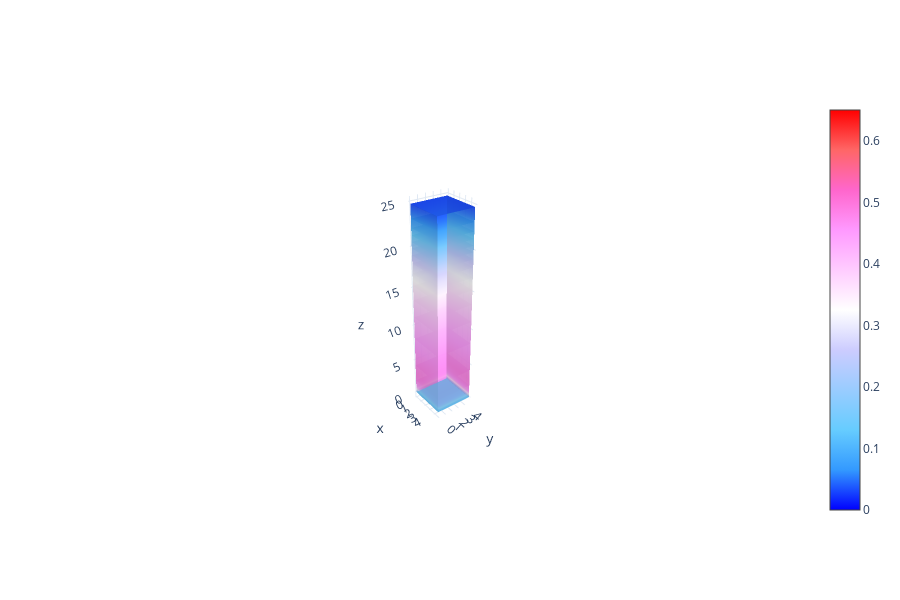

Notebook cell for this chart:
### Code cell
X, Y, Z = np.array(phAr.iloc[:,0]), np.array(phAr.iloc[:,1]), np.array(phAr.iloc[:,2])
vol = np.array(phAr.iloc[:,3])

Lz_max = 25
vol = vol[Z < Lz_max]
X = X[Z < Lz_max]
Y = Y[Z < Lz_max]
Z = Z[Z < Lz_max]

import plotly.graph_objects as go
fig = go.Figure(data=go.Volume(
    x=X, y=Y, z=Z,
    value=vol,
    isomin  =0.0,
    isomax  =0.65,
    opacity =0.75,
    surface_count=20,
    colorscale= 'Picnic' #Blackbody,Bluered,Blues,Cividis,Earth,Electric,Greens,Greys,Hot,Jet,Picnic,Portland,Rainbow,RdBu,Reds,Viridis,YlGnBu,YlOrRd.
    ))
fig.update_layout(scene_xaxis_showticklabels=True,
                  scene_yaxis_showticklabels=True,
                  scene_zaxis_showticklabels=True,
                  scene_aspectmode='data',
                  template='plotly_white', width=900, height=600)
fig.show()

### Figure 1 — Plotly figure (JSON) as saved in the notebook; plotly's stock layout.template omitted (floating-point values rounded to 4 significant figures; data arrays with more than 128 entries replaced by an {"elided": "..."} marker saying what was removed)
{"data": [{"colorscale": [[0, "rgb(0,0,255)"], [0.1, "rgb(51,153,255)"], [0.2, "rgb(102,204,255)"], [0.3, "rgb(153,204,255)"], [0.4, "rgb(204,204,255)"], [0.5, "rgb(255,255,255)"], [0.6, "rgb(255,204,255)"], [0.7, "rgb(255,153,255)"], [0.8, "rgb(255,102,204)"], [0.9, "rgb(255,102,102)"], [1, "rgb(255,0,0)"]], "isomax": 0.65, "isomin": 0, "opacity": 0.75, "surface": {"count": 20}, "type": "volume", "value": {"elided": "40000 float values"}, "x": {"elided": "40000 float values"}, "y": {"elided": "40000 float values"}, "z": {"elided": "40000 float values"}}], "layout": {"height": 600, "scene": {"aspectmode": "data", "aspectratio": {"x": 0.5768, "y": 0.5768, "z": 3.006}, "camera": {"center": {"x": 0, "y": 0, "z": 0}, "eye": {"x": 4.642, "y": -3.403, "z": 3.315}, "projection": {"type": "perspective"}, "up": {"x": 0, "y": 0, "z": 1}}, "xaxis": {"showticklabels": true, "type": "linear"}, "yaxis": {"showticklabels": true, "type": "linear"}, "zaxis": {"showticklabels": true, "type": "linear"}}, "width": 900}}
